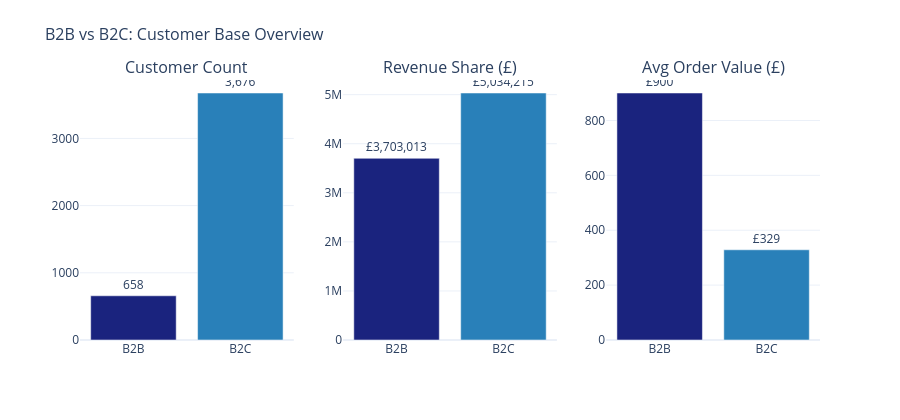

Source (notebook cell):
### Markdown cell above
---
## 4. B2B vs B2C — Segment Overview

Before clustering within each segment, confirm the macro split: B2B is a revenue-disproportionate minority.

### Code cell
# Revenue and customer share by type
type_summary = (
    rfm_scored
    .groupby('CustomerType')
    .agg(
        n_customers  = ('CustomerID', 'count'),
        total_rev    = ('monetary', 'sum'),
        median_rev   = ('monetary', 'median'),
        avg_orders   = ('frequency', 'mean'),
        avg_aov      = ('aov', 'mean'),
    )
    .reset_index()
)
type_summary['rev_share_pct'] = type_summary['total_rev'] / type_summary['total_rev'].sum() * 100
type_summary['cust_share_pct'] = type_summary['n_customers'] / type_summary['n_customers'].sum() * 100

fig = make_subplots(
    rows=1, cols=3,
    subplot_titles=('Customer Count', 'Revenue Share (£)', 'Avg Order Value (£)')
)

colors_map = {'B2B': '#1a237e', 'B2C': '#2980b9'}
colors_list = [colors_map[t] for t in type_summary['CustomerType']]

fig.add_trace(go.Bar(
    x=type_summary['CustomerType'], y=type_summary['n_customers'],
    marker_color=colors_list, text=type_summary['n_customers'],
    texttemplate='%{text:,}', textposition='outside', showlegend=False
), row=1, col=1)

fig.add_trace(go.Bar(
    x=type_summary['CustomerType'], y=type_summary['total_rev'],
    marker_color=colors_list, text=type_summary['total_rev'],
    texttemplate='£%{text:,.0f}', textposition='outside', showlegend=False
), row=1, col=2)

fig.add_trace(go.Bar(
    x=type_summary['CustomerType'], y=type_summary['avg_aov'],
    marker_color=colors_list, text=type_summary['avg_aov'],
    texttemplate='£%{text:,.0f}', textposition='outside', showlegend=False
), row=1, col=3)

fig.update_layout(
    title=dict(text='B2B vs B2C: Customer Base Overview', font=dict(size=16)),
    template='plotly_white', height=420,
    margin=dict(t=80)
)
fig.show()

print(type_summary[['CustomerType','n_customers','cust_share_pct','total_rev','rev_share_pct','avg_aov']].to_string(index=False))

### Figure 1 — Plotly figure (JSON) as saved in the notebook; plotly's stock layout.template omitted (floating-point values rounded to 4 significant figures)
{"data": [{"marker": {"color": ["#1a237e", "#2980b9"]}, "showlegend": false, "text": [658.0, 3676.0], "textposition": "outside", "texttemplate": "%{text:,}", "type": "bar", "x": ["B2B", "B2C"], "xaxis": "x", "y": [658, 3676], "yaxis": "y"}, {"marker": {"color": ["#1a237e", "#2980b9"]}, "showlegend": false, "text": [3703000.0, 5034000.0], "textposition": "outside", "texttemplate": "£%{text:,.0f}", "type": "bar", "x": ["B2B", "B2C"], "xaxis": "x2", "y": [3703000.0, 5034000.0], "yaxis": "y2"}, {"marker": {"color": ["#1a237e", "#2980b9"]}, "showlegend": false, "text": [900.1, 328.7], "textposition": "outside", "texttemplate": "£%{text:,.0f}", "type": "bar", "x": ["B2B", "B2C"], "xaxis": "x3", "y": [900.1, 328.7], "yaxis": "y3"}], "layout": {"annotations": [{"font": {"size": 16}, "showarrow": false, "text": "Customer Count", "x": 0.1444, "xanchor": "center", "xref": "paper", "y": 1, "yanchor": "bottom", "yref": "paper"}, {"font": {"size": 16}, "showarrow": false, "text": "Revenue Share (£)", "x": 0.5, "xanchor": "center", "xref": "paper", "y": 1, "yanchor": "bottom", "yref": "paper"}, {"font": {"size": 16}, "showarrow": false, "text": "Avg Order Value (£)", "x": 0.8556, "xanchor": "center", "xref": "paper", "y": 1, "yanchor": "bottom", "yref": "paper"}], "height": 420, "margin": {"t": 80}, "title": {"font": {"size": 16}, "text": "B2B vs B2C: Customer Base Overview"}, "xaxis": {"anchor": "y", "domain": [0, 0.2889]}, "xaxis2": {"anchor": "y2", "domain": [0.3556, 0.6444]}, "xaxis3": {"anchor": "y3", "domain": [0.7111, 1]}, "yaxis": {"anchor": "x", "domain": [0, 1]}, "yaxis2": {"anchor": "x2", "domain": [0, 1]}, "yaxis3": {"anchor": "x3", "domain": [0, 1]}}}
